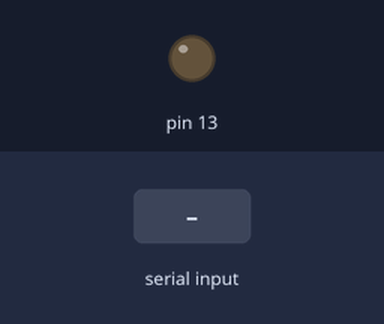
The sketch below on a simulated Arduino Uno, built with avr-gcc and run on an emulated ATmega328P. On the bench: output pins drawn as LEDs (lit = HIGH). The inputs (shaded band) are chosen by the test bench. What the sketch prints to the serial monitor is not drawn.

Above: at 1.2 s.
1.3 s: byte 1 (1) received over Serial
At 2.4 s:
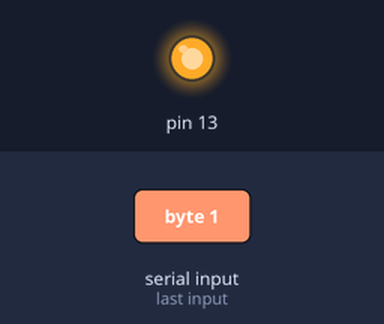
4.3 s: "1\n" received over Serial
5.8 s: byte 0 (0) received over Serial
Timing chart, 0 to 8.8 s (numbered marks = the images above; inputs shaded):
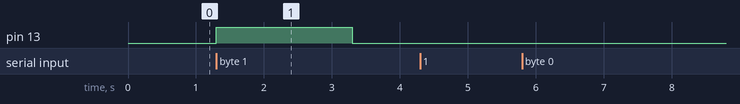

Measured:
- after the input at 1.3 s, pin 13: LOW → HIGH at once, → LOW 2.0 s later
- after the input at 4.3 s, every drawn part: stays the same
- after the input at 5.8 s, every drawn part: stays the same

The sketch:

ArduinoLED.ino
```cpp
void setup()
{
  Serial.begin(9600);
  pinMode(13, OUTPUT);
}
/// Setup the serial to read and the pin for output

void loop()
{
  ///  If statements to read the input received and then to respond accordingly
  if (Serial.available() > 0) {
    char value = Serial.read();
    Serial.print("You just sent me: ");
    Serial.write(value);
    Serial.print("\n");
    if (value == 1){
     digitalWrite(13, HIGH);
     delay(2000);
    }
    if (value == 0){
     digitalWrite(13, LOW);
     delay(2000);
    }
  }
 else
  {
    digitalWrite(13, LOW);
  }
}
```
